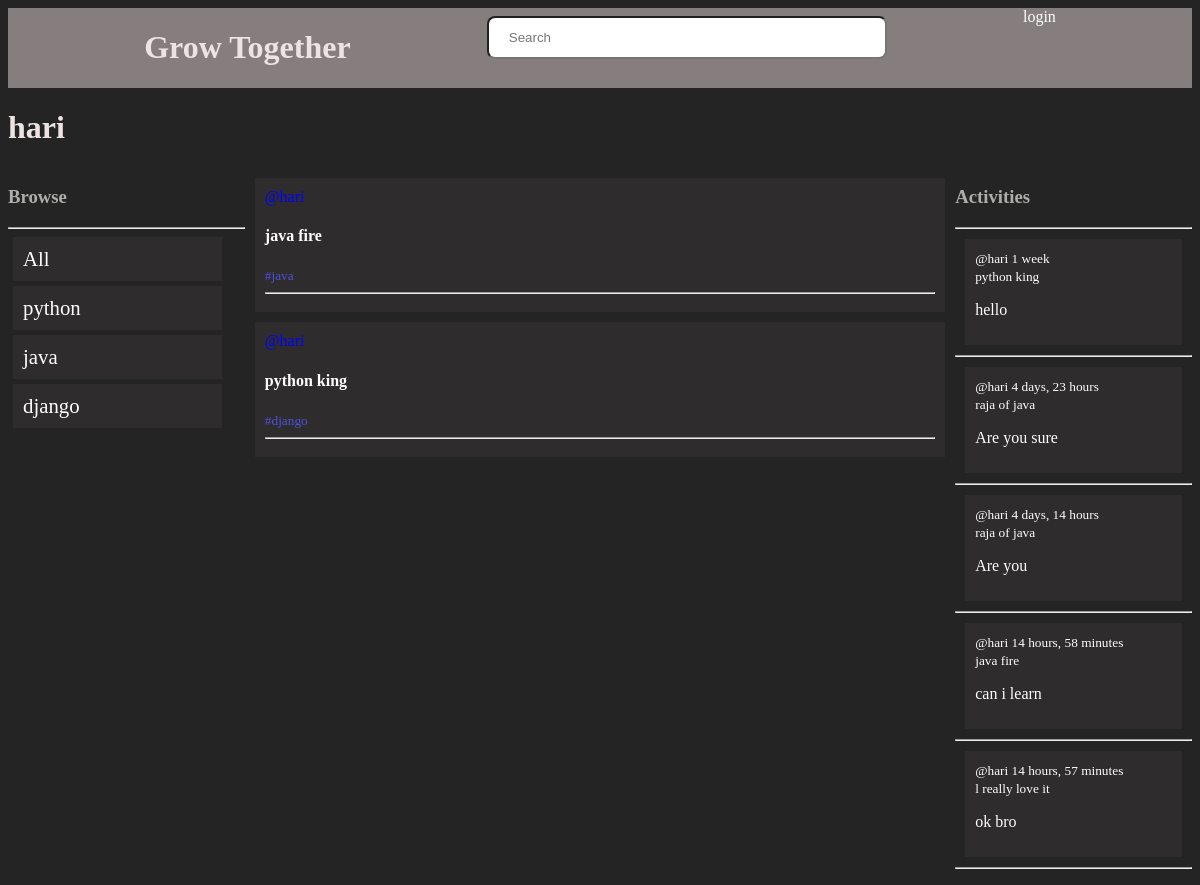
Page /profile/1/ on the committed database.
### app1/models.py (models this page shows, shortened)
class topic(models.Model):
    name =models.CharField(max_length=200)

class room(models.Model): #python calss to model
    host=models.ForeignKey(User,on_delete=models.SET_NULL,null=True)
    top=models.ForeignKey(topic,on_delete=models.SET_NULL,null=True)
    name=models.CharField(max_length=200)
    description=models.TextField(null=True,blank=True) #null=True which can make it blank .if instance not create.blank if save form it wiil be blank
    update= models.DateTimeField(auto_now=True) #take freq timestamp
    create=models.DateTimeField(auto_now_add=True)#first create timestamp
    class Meta:
        ordering=['-update','-create'] #descending - so newest first
    def __str__(self): #create Rome string
        return self.name

class Message(models.Model):
    user=models.ForeignKey(User,on_delete=models.CASCADE)
    room=models.ForeignKey(room,on_delete=models.CASCADE) #models.SET_NULL-->mesg not del if room del. models.cascade msg del
    body=models.TextField()
    update=models.DateTimeField(auto_now=True)
    create=models.DateTimeField(auto_now_add=True)

### app1/views.py (the view)
def userprofile(request,pk):
    host=User.objects.get(id=pk)
    val1=topic.objects.all()
    activity=host.message_set.all()
    ro=host.room_set.all()
    context={'host':host,'value':ro,'val1':val1,'recent':activity}
    return render(request,'app1/profile.html',context)

### app1/templates/app1/profile.html (shortened to what this page needs)
{% extends 'main.html' %}
{% block content %}
<h1>{{host.username}}</h1>
<div class="container">
    <div>
        {% include 'app1/topics.html' %}
    </div>
    <div>
        {% include 'app1/posts.html' %}
    </div>
    <div>
        {% include 'app1/activity.html' %}
    </div>
</div>
{% endblock content %}

### templates/main.html (shortened to what this page needs)
<!DOCTYPE html>
{% load static %}
<html>
    <head>
        <link rel="stylesheet" type="text/css" href="static/styles/main.css" />
    </head>
    <body>
        {% include "navi.html"  %}
        {% block content %}
        {% endblock content %}
    </body>
</html>

### templates/navi.html (shortened to what this page needs)
<div class="headr">
    <div class="contain">
        <h1>
            Grow Together
        </h1>
    </div>
    <div class="contain-search">
    <form method="GET" action="{% url 'home' %}">
        <input type="text" placeholder="Search" name="q">
    </form>
    </div>
    <div class="contain">
        {% if request.user.is_authenticated %}
        <p> Hello {{request.user}}</p>
        <a href="{% url 'logout' %}">Logout</a>
        {% else %}
        <a  href="{% url 'login' %}"  >
            login
        </a>
        {% endif %}
    </div>
</div>

### app1/templates/app1/topics.html (shortened to what this page needs)
<!DOCTYPE html>
<h3>
    Browse
</h3>
<hr>
<a id="tex" href="{% url 'home' %}">
<div class="list">
    All
</div>
</a>
{% for topic in val1  %}
<a id="tex" href="{% url 'home' %}?q={{topic.name}}">
 <div class="list">
    {{topic.name}}
 </div>
</a>
{% endfor %}

### app1/templates/app1/posts.html (shortened to what this page needs)
<div >
    {% for  e in value %}
    <div class="cont">
    <a id="col" href="{% url 'profile' e.host.id %}"> @{{ e.host.username}}</a>
    <a href="root/{{e.id}}">
     <h4>  {{e.name}}</h4>
     <small id="col1">#{{e.top.name}}</small>
     <hr>
    </div>
    {% endfor %}
</div>

### app1/templates/app1/activity.html (shortened to what this page needs)
<h3>Activities</h3>
<hr>
{% for m in recent %}
<div class="contactive">
    <small id="user">@{{m.user}} {{ m.create | timesince }}</small>
    <br>
    <small id="user">{{m.room}}</small>
    <p id="user">{{ m.body }}
</div>
<hr>
{% endfor %}

### static/styles/main.css (style rules this page uses)
body { background-color: rgb(37, 36, 36); }

### templates/navi.html (style rules this page uses)
.headr { display:flex; margin: 0; justify-content: space-evenly; background-color: rgb(134, 126, 126); }
input[type=text] { width: 400px; margin: 8px 0; padding: 12px 20px; display: inline-block; border-radius: 8px ; box-sizing: border-box; }
h1 { color: rgb(238, 227, 227); }

### app1/templates/app1/profile.html (style rules this page uses)
.container { display:grid; grid-template-columns: 1fr 3fr 1fr; }

### app1/templates/app1/topics.html (style rules this page uses)
h3 { color: rgb(173, 173, 170); }
.list { display: block; width: 80%; padding: 10px; margin: 5px; background-color: rgb(46, 44, 44); font-size: 1.3em; color:white ; }
#tex { color: white; text-decoration: none; }

### app1/templates/app1/posts.html (style rules this page uses)
a { text-decoration: none; color: white; }
#col { color: blue; }
#col1 { color: rgb(80, 80, 224); }
.cont { background-color: rgb(46, 44, 44); padding: 10px; margin: 10px; }

### app1/templates/app1/activity.html (style rules this page uses)
.contactive { background-color: rgb(46, 44, 44); padding: 10px; margin: 10px; }
#user { color: white; }

### rows in the picture
topic: name "python"
topic: name "java"
topic: name "django"
room: name "java fire", top.name "java"
room: name "python king", top.name "django"
Message: user "hari", create "1 week", room "python king", body "hello"
Message: user "hari", create "4 days, 23 hours", room "raja of java", body "Are you sure"
Message: user "hari", create "4 days, 14 hours", room "raja of java", body "Are you"
Message: user "hari", create "14 hours, 58 minutes", room "java fire", body "can i learn"
Message: user "hari", create "14 hours, 57 minutes", room "l really love it", body "ok bro"

### other values in the picture
{{ host.username }} "hari"
